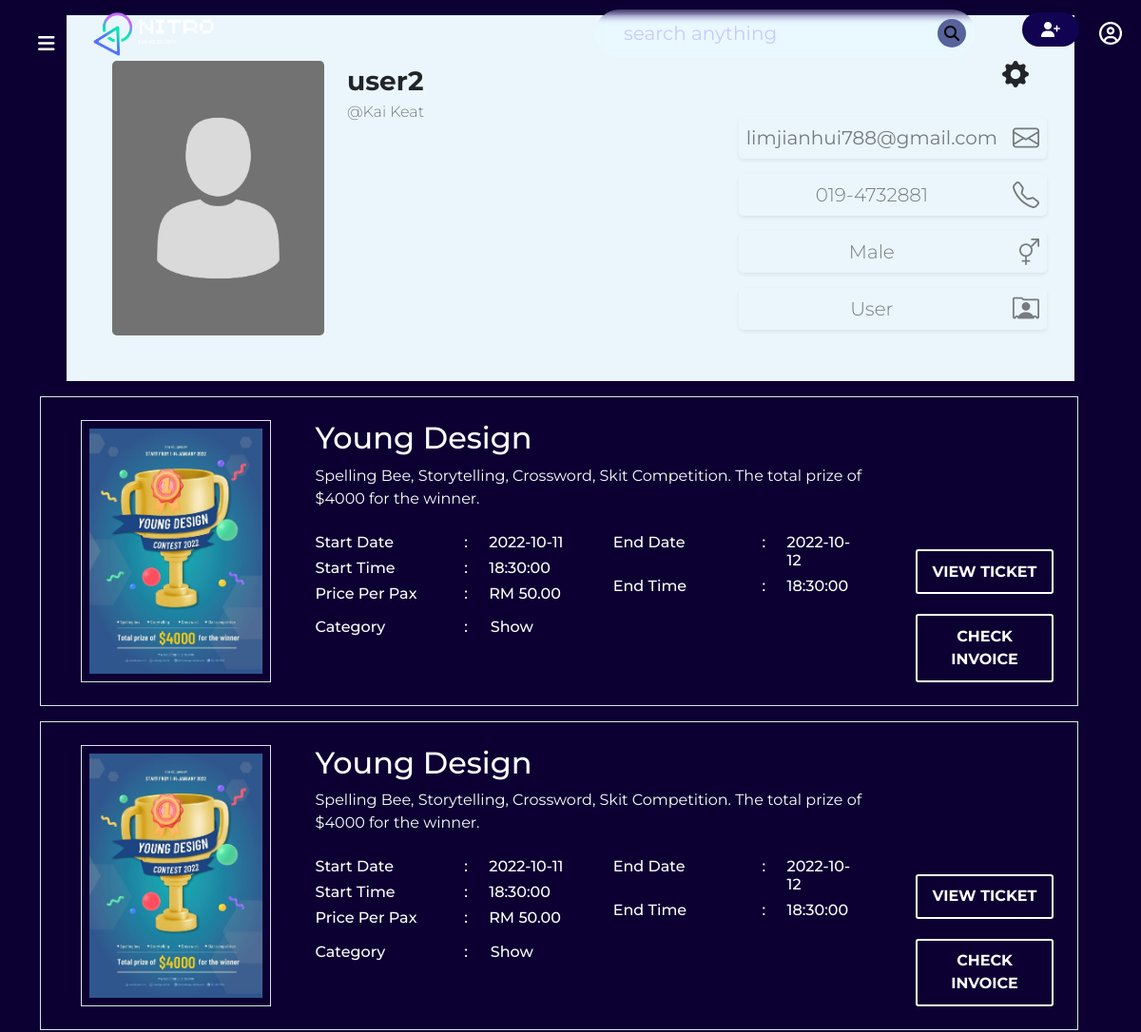
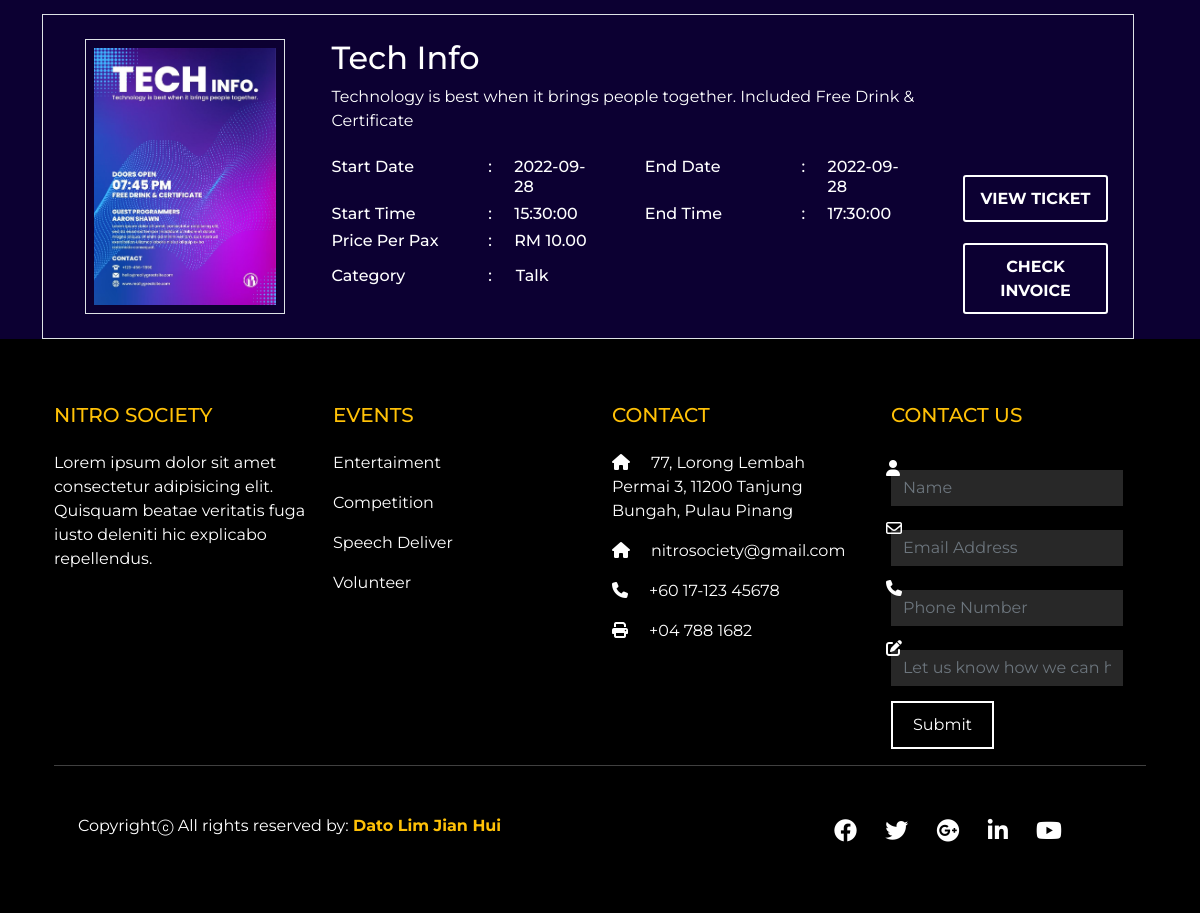
/profile.php (signed in), run on the app's committed database (2 pictures, top to bottom).
### tables this page shows
CREATE TABLE `nitro_user` (
  `username` varchar(20) NOT NULL,
  `password` varchar(20) DEFAULT NULL,
  `emailAddress` varchar(50) DEFAULT NULL,
  `contactNum` varchar(20) DEFAULT NULL,
  `first_name` varchar(20) DEFAULT NULL,
  `last_name` varchar(30) DEFAULT NULL,
  `gender` char(1) DEFAULT NULL,
  `is_admin` bit(1) DEFAULT NULL,
  `is_banned` bit(1) DEFAULT NULL
);

CREATE TABLE `nitro_event` (
  `eventID` int(11) NOT NULL,
  `eventName` varchar(50) DEFAULT NULL,
  `eventDesc` varchar(500) DEFAULT NULL,
  `eventStartDate` date DEFAULT NULL,
  `eventStartTime` time DEFAULT NULL,
  `eventEndDate` date DEFAULT NULL,
  `eventEndTime` time DEFAULT NULL,
  `eventSeats` int(11) DEFAULT NULL,
  `seatAvailable` int(11) DEFAULT NULL,
  `pricePerPax` double(7,2) DEFAULT NULL,
  `posterID` int(11) DEFAULT NULL,
  `categoryName` varchar(20) DEFAULT NULL,
  `venueName` varchar(30) DEFAULT NULL,
  `is_deleted` bit(1) DEFAULT NULL,
  `is_draft` bit(1) DEFAULT NULL
);

CREATE TABLE `nitro_poster` (
  `posterID` int(11) NOT NULL,
  `posterURL` varchar(300) DEFAULT NULL,
  `posterUniq` varchar(50) DEFAULT NULL,
  `posterDesc` varchar(100) DEFAULT NULL
);

### profile.php (the view, shortened to what this page needs)
<html>
    <head>
        <link rel="stylesheet" href="https://cdn.jsdelivr.net/npm/bootstrap-icons@1.9.1/font/bootstrap-icons.css">
        <link href="https://cdn.jsdelivr.net/npm/bootstrap@5.2.0/dist/css/bootstrap.min.css" rel="stylesheet">
        <link rel="stylesheet" href="css/BookingRecord.css" type="text/css"/>
        <link rel="stylesheet" href="https://cdn.jsdelivr.net/npm/swiper/swiper-bundle.min.css"/>
    </head>
    <body>
        <?php include('includes/header.php');?>
        <?php
        $conn = new mysqli(DB_HOST, DB_USER, DB_PASSWORD, DB_NAME) or die($con->connect_error);
        $query = "SELECT username, password, emailAddress, contactNum, first_name,last_name,is_admin,
                  CASE
                     WHEN gender = 'M' THEN 'Male'
                     WHEN gender = 'F' THEN 'Female'
                     WHEN gender = 'O' THEN 'Other'
                  END AS gender,is_admin,is_banned
                  FROM nitro_user
                  WHERE username = '{$_SESSION['username']}' AND is_banned = 0
                  ";
        $result = $conn->query($query);
        while($row = $result->fetch_object()){
            $username = $row->username;
            $emailAddress = $row->emailAddress;
            $contactNum = $row->contactNum;
            $last_name = $row->last_name;
            $gender = $row->gender;
            if($row->is_admin == 1){
                $role = "Admin";
            }else{
                $role = "User";
            }
            printf('
 <div class="container">
            <div class="row m-3 justify-content-center">
                <div class="col p-5" style="background-color: #EBF6FC;">
                    <div class="row h-100">
                        <div class="col-lg-3">
                            <img src="./admin/image/profile.jpg" alt="Profile Picture" class="img-fluid mx-auto rounded-3">
                        </div>
                        <div class="col-lg-3">
                            <div class="row h-auto">
                                <div class="col">
                                    <p class="m-0 fs-3 fw-bold">%s</p>
                                </div>
                            </div>
                            <div class="row h-auto mb-3">
                                <div class="col">
                                    <p class="m-0 fs-6 fw-light text-black-50">@%s</p>
                                </div>
                            </div>
                            <div class="row h-75 align-items-end">
                                <div class="col">
                                </div>
                            </div>
                        </div>
                        <div class="col">
                            <div class="row h-100 justify-content-end">
                                <i class="bi bi-gear-fill text-end fs-3" style="cursor: pointer;"></i>
                                <div class="col-8 align-self-end">
                                    <table class="table table-borderless text-center align-middle">
                                        <tbody>
                                            <tr class="shadow-sm rounded-3">
                                                <td><p class="m-0 text-black-50 fs-5">%s</p></td>
                                                <td><i class="bi bi-envelope fs-3 text-black-50"></i></td>
                                            </tr>
                                            <tr>
                                                <td></td>
                                            </tr>
                                            <tr class="shadow-sm rounded-3">
                                                <td><p class="m-0 fw-light text-black-50 fs-5 ">%s</p></td>
                                                <td><i class="bi bi-telephone fs-3 text-black-50"></i></td>
                                            </tr>
                                            <tr>
                                                <td></td>
                                            </tr>
                                            <tr class="shadow-sm rounded-3">
                                                <td><p class="m-0 fw-light text-black-50 fs-5 ">%s</p></td>
                                                <td><i class="bi bi-gender-ambiguous fs-3 text-black-50"></i></td>
                                            </tr>
                                            <tr>
                                                <td></td>
                                            </tr>
                                            <tr class="shadow-sm rounded-3">
                                                <td><p class="m-0 fw-light text-black-50 fs-5 ">%s</p></td>
                                                <td><i class="bi bi-person-rolodex fs-3 text-black-50"></i></td>
                                            </tr>
                                        </tbody>
                                    </table>
                                </div>
                            </div>
                        </div>
                    </div>
                </div>
            </div>
        </div>
                ',$username,$last_name,$emailAddress,$contactNum,$gender, $role);
        }
        ?>
        <?php
        $query = "SELECT *
                  FROM nitro_event E, nitro_booking B, nitro_user U , nitro_poster P
                  WHERE B.username = '{$_SESSION['username']}' AND U.username = B.username AND U.is_banned = 0 AND B.eventID = E.eventID AND P.posterID = E.posterID
                  ";
        $result = $conn->query($query);
        while($row = $result->fetch_object()){
            $username = $row->username;
            $eventID = $row->eventID;
            $eventName = $row->eventName;
            $eventDesc = $row->eventDesc;
            $eventStartDate = $row->eventStartDate;
            $eventStartTime = $row->eventStartTime;
            $eventEndDate = $row->eventEndDate;
            $eventEndTime = $row->eventEndTime;
            $pricePerPax = $row->pricePerPax;
            $categoryName = $row->categoryName;
            $bookingID = $row->bookingID;
            $posterURL = $row->posterURL;
            printf('
        <div class="container bookingResult-container mt-3">
        <div class="row col-12 border p-2">
            <div class="col-sm-3 col-md-3 col-lg-3 col-xl-3 d-flex flex-row-reverse justify-content-center">
                <img src="%s" class="m-3 p-2 border"  alt="event" style="width: 200px; height:auto;">
            </div>
            <div class="col-sm-7 col-md-7 col-lg-7 col-xl-7 text-white" >
                <h2 class="mt-3"><span>%s</span></h2>
                <p>%s</p>
                <div class="row mt-4">
                    <div class="col-ms-6 ocl-mb-6 col-lg-6 col-xl-6">
                        <div class="row">
                            <div class="col-6">
                                <h6 class="startDate">Start Date</h6>
                            </div>
                            <div class="col-1">
                                <h6>:</h6>
                            </div>
                            <div class="col-4">
                                <h6 class="startDate">%s</h6>
                            </div>
                        </div>
                        <div class="row">
                            <div class="col-6">
                                <h6 class="startTime">Start Time</h6>
                            </div>
                            <div class="col-1">
                                <h6>:</h6>
                            </div>
                            <div class="col-4">
                                <h6 class="startTime">%s</h6>
                            </div>
                        </div>
                        <div class="row">
                            <div class="col-6">
                                <h6 class="pricePerPax">Price Per Pax </h6>
                            </div>
                            <div class="col-1">
                                <h6>:</h6>
                            </div>
                            <div class="col-4">
                                <h6 class="pricePerPax">RM %s</h6>
                            </div>
                        </div>
                    </div>
                    <div class="col-ms-6 ocl-mb-6 col-lg-6 col-xl-6">
                        <div class="row">
                            <div class="col-6">
                                <h6 class="startDate">End Date</h6>
                            </div>
                            <div class="col-1">
                                <h6>:</h6>
                            </div>
                            <div class="col-4">
                                <h6 class="startDate">%s</h6>
                            </div>
                        </div>
                        <div class="row">
                            <div class="col-6">
                                <h6 class="startTime">End Time</h6>
                            </div>
                            <div class="col-1">
                                <h6>:</h6>
                            </div>
                            <div class="col-4">
                                <h6 class="startTime">%s</h6>
                            </div>
                        </div>
                    </div>
                </div>
                <div class="row mt-2">
                    <div class="col-3">
                        <h6>Category</h6>
                    </div>
                    <div class="col-auto">
                        <h6>:</h6>
                    </div>
                    <div class="col-auto">
                        <h6>%s</h6>
                    </div>
                </div>
            </div>
            <div class="col-sm-2 col-md-2 col-lg-2 col-xl-2 align-self-end">
              <div class="row">
                <div class="col">
                  <form method="GET" action="ticket.php">
                      <div class="d-grid">
                        <button class="quickEvent mb-3" type="submit">VIEW TICKET</button>
                      </div>
                  </form>
                </div>
              </div>
                <div class="row">
                  <div class="col">
                    <form method="post" action="invoice.php" >
                      <div class="d-grid">
                        <button class="quickEvent mb-3" type="submit">CHECK INVOICE</button>
                      </div>
                    </form>
                  </div>
                </div>
            </div>
        </div>
        </div>
                ',$posterURL,$eventName,$eventDesc,$eventStartDate,$eventStartTime,$pricePerPax,$eventEndDate,$eventEndTime,$categoryName,$bookingID,$username,$eventID,$eventName,$pricePerPax,$eventStartDate);
        }
        ?>
    <?php
    include('includes/footer.php');
    ?>
    </body>
</html>

### includes/header.php (shortened to what this page needs)
<!DOCTYPE html>
<html lang="en">
<head>
        <link href="https://cdn.jsdelivr.net/npm/bootstrap@5.0.2/dist/css/bootstrap.min.css" rel="stylesheet"/>
        <link rel="stylesheet" href="https://cdnjs.cloudflare.com/ajax/libs/animate.css/4.1.1/animate.min.css"/>
        <link rel="stylesheet" href="https://cdnjs.cloudflare.com/ajax/libs/font-awesome/4.7.0/css/font-awesome.min.css">
        <link rel="stylesheet" href="https://cdnjs.cloudflare.com/ajax/libs/font-awesome/6.1.2/css/all.min.css" />
        <link rel="stylesheet" href="https://cdn.jsdelivr.net/npm/swiper/swiper-bundle.min.css"/>
        <link rel="stylesheet" href="" type="text/css"/>
</head>
<body>
        <div class="menu-btn" style="position: fixed; color: white;font-size: 20px;margin: 20px;left: 20px;cursor: pointer;z-index: 9999;">
            <i class="fas fa-bars"></i>
        </div>
    <header>
            <img class="logo-img" src="./clientImage/clientLogo/WhiteSuitableSizeLogo.png" alt="nav_logo">
            <div class="container" id="searchbar">
                <form action="searchEvent.php" method="get" class="search-bar">
                    <input type="text" placeholder="search anything" name="searchbox">
                    <button type="submit" name="submit" value="submit"><i class="fas fa-search"></i></button>
                </form>
            </div>
            <?php
                $conn = new mysqli(DB_HOST, DB_USER, DB_PASSWORD, DB_NAME) or die($conn->connect_error);
                if(isset($_SESSION['username'])){
                    $username = $_SESSION['username'];
                    $query = "SELECT username, is_admin FROM nitro_user WHERE username = '{$username}' ";
                    $result = $conn->query($query);
                    while($row = $result->fetch_object()){
                        printf('
                        <div class="admin-button">
                            <a href="./admin/index.php" class="admin-side"><i class="fa-solid fa-user-plus"></i></a>
                        </div>
                            ');
                    }
                }
                ?>
        <div class="navigation">
            <div class="dropdown-menu-linkCategory">
                <button class="dropdown-btn-li"><i class="far fa-user-circle"></i></button>
            </div>
        </div>
    </header>
</body>
</html>

### data on the page
nitro_user: username "user2", last_name "Kai Keat", emailAddress "limjianhui788@gmail.com", contactNum "019-4732881", gender "Male", is_admin "User"
nitro_event: posterID.posterURL (picture), eventName "Young Design", eventDesc "Spelling Bee, Storytelling, Crossword, Skit Competition. The total prize of $4000 for the winner.", eventStartDate "2022-10-11", eventStartTime "18:30:00", pricePerPax "50.00", eventEndDate "2022-10-12", eventEndTime "18:30:00", categoryName "Show"
nitro_event: posterID.posterURL (picture), eventName "Tech Info", eventDesc "Technology is best when it brings people together. Included Free Drink & Certificate", eventStartDate "2022-09-28", eventStartTime "15:30:00", pricePerPax "10.00", eventEndDate "2022-09-28", eventEndTime "17:30:00", categoryName "Talk"
